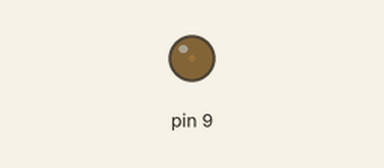
Bench run of a sketch on a simulated Arduino Uno, built with avr-gcc and run on an emulated ATmega328P. Shown: output pins drawn as LEDs (lit = HIGH).

Above: at 0.05 s.
At 0.95 s:
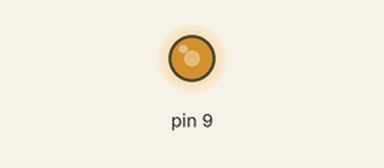
At 1.4 s:
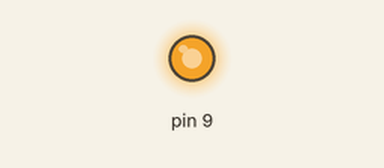
At 2.75 s:
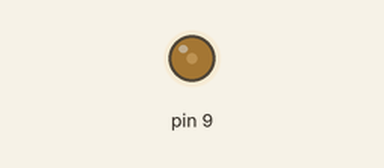
Timing chart, 0 to 7.2 s (numbered marks = the images above):
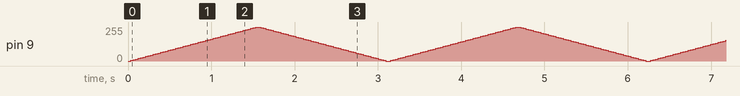

The sketch:

script.ino
```cpp
// Veja o projeto completo no link abaixo
// https://www.tinkercad.com/things/3htupNgGCUm-smooth-amur-bigery/editel?sharecode=JdIxHxNPO9zG2N-0lV9Of2Sz2OIFLcFryd9y3IDX4zg


int luminosidade = 0;

void setup()
{
  pinMode(9, OUTPUT);
}

void loop()
{
  for (luminosidade = 0; luminosidade <= 255; luminosidade += 5) {
    analogWrite(9, luminosidade);
    delay(30); // Esperando 30 milisegundos (também na linha 20)
  }
  for (luminosidade = 255; luminosidade >= 0; luminosidade -= 5) {
    analogWrite(9, luminosidade);
    delay(30);
  }
}
```
